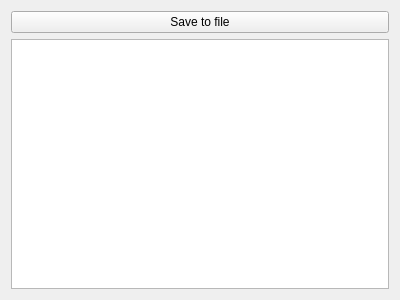
<?xml version="1.0" encoding="UTF-8"?>
<ui version="4.0">
 <class>Form</class>
 <widget class="QWidget" name="Form">
  <property name="geometry">
   <rect>
    <x>0</x>
    <y>0</y>
    <width>400</width>
    <height>300</height>
   </rect>
  </property>
  <property name="windowTitle">
   <string>Form</string>
  </property>
  <layout class="QVBoxLayout" name="verticalLayout">
   <item>
    <widget class="QPushButton" name="pushButton">
     <property name="text">
      <string>Save to file</string>
     </property>
    </widget>
   </item>
   <item>
    <widget class="QTextBrowser" name="plainTextEdit"/>
   </item>
  </layout>
 </widget>
 <resources/>
 <connections/>
</ui>
